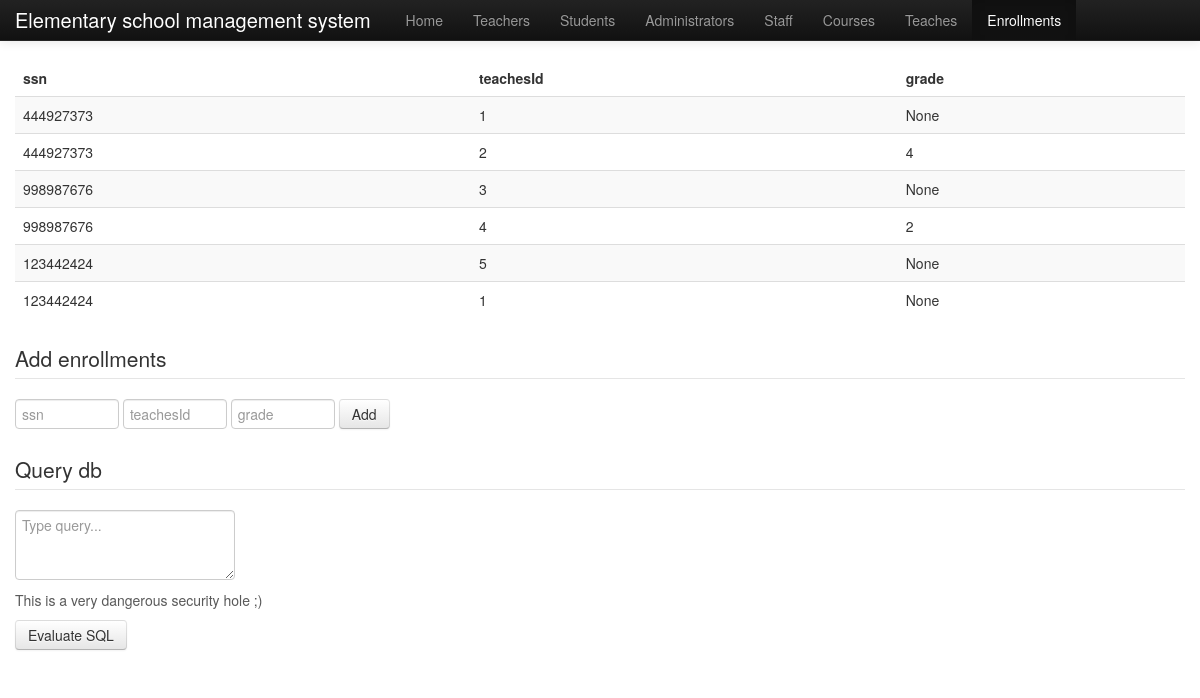
Screenshot of /enrollments with the database file from the repository.
### tables this page shows
CREATE TABLE Enrollments ( -- Changed majorly
	ssn integer not null references Students (ssn),
	teachesId integer not null references Teaches(teachesId),
	grade int check (grade >=0 and grade <=4),
	primary key (ssn, teachesId, grade)
);

### test.py (the view)
@app.route("/enrollments")
def enrollments():
	result = query_db("select * from Enrollments")
	return render_template("entries.html", entries=result, active_page="enrollments")

### test.py (called while the page is built)
def connect_db():
	conn = sqlite3.connect("database.db")
	conn.execute("PRAGMA foreign_keys = ON;")
	return conn

def query_db(query, args=(), one=False):
	cur = g.db.execute(query, args)
	rv = [dict((cur.description[idx][0], value)
			   for idx, value in enumerate(row)) for row in cur.fetchall()]
	return (rv[0] if rv else None) if one else rv

@app.before_request
def before_request():
	g.db = connect_db()

@app.teardown_request
def teardown_request(e):
	g.db.close()

### templates/entries.html (shortened to what this page needs)
{% extends "layout.html" %}
{% block container %}
<table class="table table-striped">
	<thead>
		<tr>
		{% for key in entries[0] %}
			<th>{{ key }}</th>
		{% endfor %}
		</tr>
	</thead>
	<tbody>
		{% for entry in entries %}
			<tr>
				{% for key in entry %}
					<td>{{ entry[key] }}</td>
				{% endfor %}
			</tr>
		{% endfor %}
	</tbody>
</table>
<form action="{{ url_for('add_' + active_page) }}" method="post" class="form-inline">
	<fieldset>
		<legend>{{"Add " + active_page}}</legend>
		{% for key in entries[0] %}
			<input type="text" class="input-small" placeholder={{ key }} name={{ key }}>
		{% endfor %}
		<button type="submit" class="btn">Add</button>
	</fieldset>
</form>
<form action="{{ url_for('qdb') }}" method="post">
	<fieldset>
		<legend>Query db</legend>
		<textarea type="text" rows="3" placeholder="Type query..." name="sql"></textarea>
		<span class="help-block">This is a very dangerous security hole ;)</span>
		<button type="submit" class=" btn">Evaluate SQL</button>
	</fieldset>
</form>
{% endblock %}

### templates/layout.html (style rules this page uses)
body { padding-top: 60px; }

### rows the page displays
Enrollments: ssn "444927373" "1" "None"
Enrollments: ssn "444927373" "2" "4"
Enrollments: ssn "998987676" "3" "None"
Enrollments: ssn "998987676" "4" "2"
Enrollments: ssn "123442424" "5" "None"
Enrollments: ssn "123442424" "1" "None"

### other values shown
{{ caption|e }} "Home" "Teachers" "Students" "Administrators" "Staff" "Courses" "Teaches" "Enrollments"
{{ key }} "ssn" "teachesId" "grade"
{{ "Add " + active_page }} "Add enrollments"
